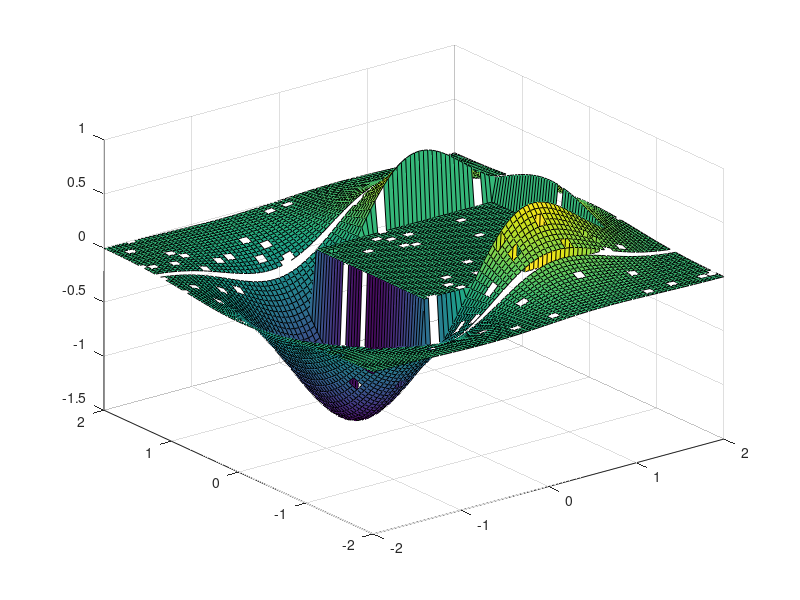

Source code (MATLAB): (Note: this script raises an error after producing the figure.)
% PSR test
clear all; close all;
%% get image grid
[mX,mY] = meshgrid(-2:.05:2, -2:.04:2);                                
mZ = 3*mX .* exp(-mX.^2 - mY.^2);                                        

%% prepare data points
X{1} = zeros(size(mX,1),size(mX,2),3);

X{1}(:,:,1) = mX;
X{1}(:,:,2) = mY;
X{1}(:,:,3) = mZ;

%% flat in the middle

H = size(X{1},1);
W = size(X{1},2);
Hr = round(H/2);
Hh = round(H/5);

for x=(Hr-Hh):(Hr+Hh)
    for y=(Hr-Hh):(Hr+Hh)
        X{1}(x,y,3) = 0;
    end
end

%% some empty lines

X{1}(Hh,:,:) = NaN;
X{1}(H-Hh,:,:) = NaN;

%% some random holes

for i=1:100
   x = round(1+rand*(H-1));
   y = round(1+rand*(W-1));
   X{1}(x,y,:) = NaN;
end


%% plot it
surf(X{1}(:,:,1),X{1}(:,:,2),X{1}(:,:,3));

%% run
psr(X);

pc = reshape(X{:}, size(X{1},1)*size(X{1},2), 3);
pcshow(pc)